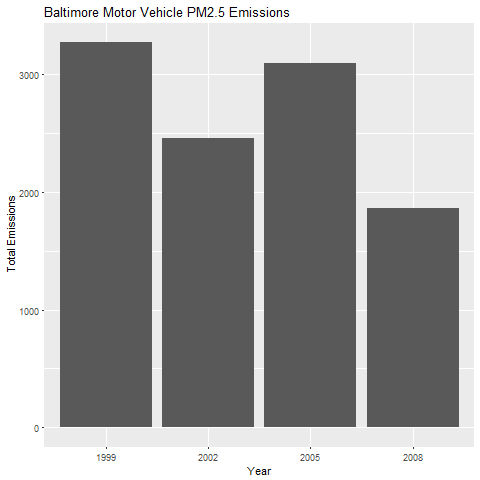

R code for this plot:
png("plot5.png")

plot <- ggplot(yearly_type_emissions, aes(factor(year), Emissions))
plot <- plot + geom_bar(stat="identity") +
  xlab("Year") +
  ylab(expression('Total Emissions')) +
  ggtitle('Baltimore Motor Vehicle PM2.5 Emissions')
print(plot)

dev.off()